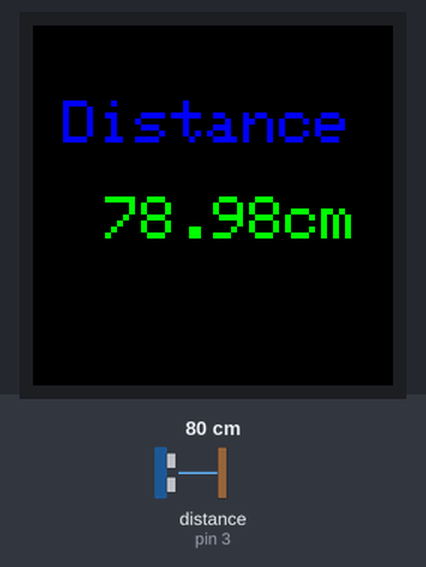
Bench run of a sketch on a simulated Arduino Uno, built with avr-gcc and run on an emulated ATmega328P. Parts: 240×240 colour display. Wiring (inferred from the names in the program): ultrasonic range finder: trigger pin 2; echo pin 3. The inputs (shaded band) are chosen by the test bench; at power-on: distance to the obstacle (sensor on pin 3) 80 cm. The echo pulse lasts 58.3 µs per cm.

Above: at 1.51 s.
1.8 s: distance to the obstacle (sensor on pin 3) set to 2 cm
At 2.23 s:
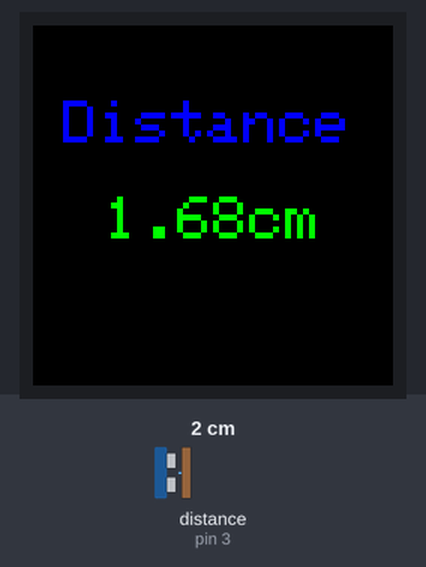
3.5 s: distance to the obstacle (sensor on pin 3) set to 4 cm
At 4.05 s:
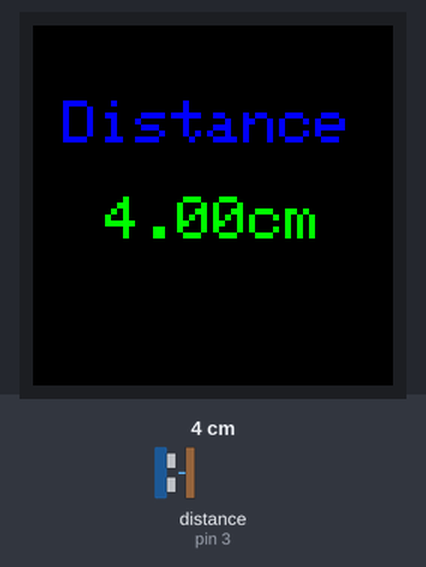
5.4 s: distance to the obstacle (sensor on pin 3) set to 9 cm
At 5.86 s:
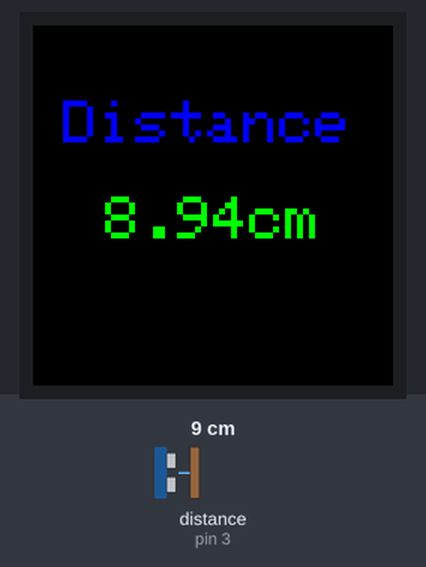
Timing chart, 0 to 8.4 s (numbered marks = the images above; inputs shaded):
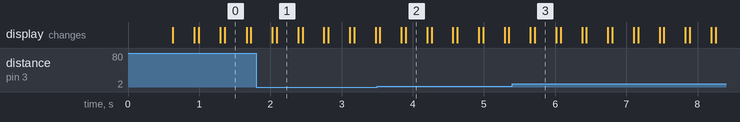

The sketch:

csb.ino
```cpp
#include <Adafruit_GFX.h>
#include <Arduino_ST7789.h>
#include <SPI.h>

#define Trig 2
#define Echo 3
#define TFT_DC    8
#define TFT_RST   9
#define TFT_MOSI  11
#define TFT_SCLK  13
Arduino_ST7789 tft = Arduino_ST7789(TFT_DC, TFT_RST);

float cm;
float temp;

void setup(){
  Serial.begin(9600);
  pinMode(Trig,OUTPUT);
  pinMode(Echo,INPUT);
  tft.init(240, 240);
  tft.fillScreen(BLACK);
  delay(500);
}

void loop(){
  digitalWrite(Trig, LOW);//给Trig发送一个低电平
  delayMicroseconds(2);    //等待 2微妙
  digitalWrite(Trig,HIGH); //给Trig发送一个高电平
  delayMicroseconds(10);    //等待 10微妙
  digitalWrite(Trig, LOW); //给Trig发送一个低电平
  temp = float(pulseIn(Echo, HIGH)); //存储回波等待时间,
  cm = (temp * 17 )/1000;//把回波时间换算成cm
  tft.fillScreen(BLACK);
  tft.setCursor(20, 50);
  tft.setTextColor(BLUE);
  tft.setTextSize(4);
  tft.println("Distance  ");
  tft.setTextColor(GREEN);
  tft.print("  ");
  tft.print(cm);//输出距离换算成cm的结果
  tft.println("cm");
  delay(300);
}
```

Measured:
- after the input at 1.8 s, the display: first differs from a run without the input after 0.29 s (image 1)
- after the input at 3.5 s, the display: first differs from a run without the input after 0.40 s (image 2)
- after the input at 5.4 s, the display: first differs from a run without the input after 0.31 s (image 3)
